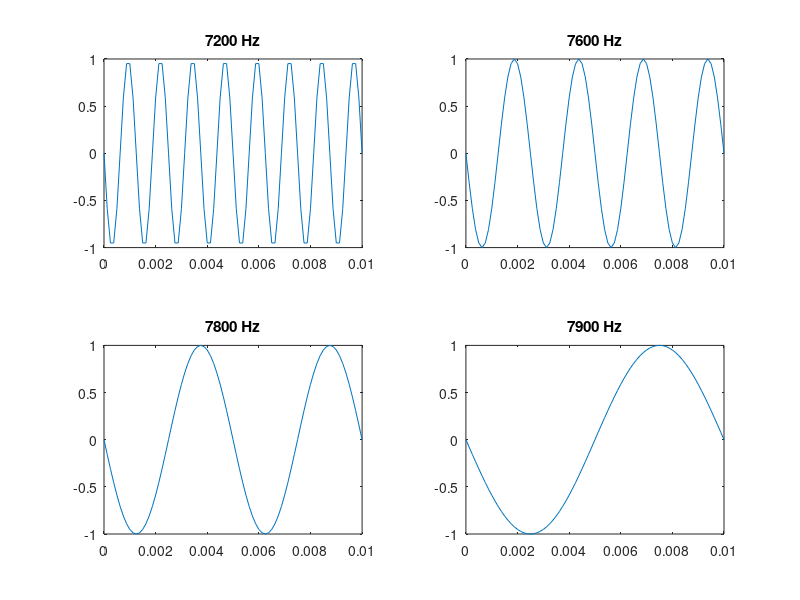

Write the MATLAB code that produced this figure.
clc; clear all;
% Sampling frequency and interval
fs = 8000;
Ts = 1/fs;

% Set time duration of plot, i.e., 10 msec.
tfinalplot = 10e-3;

% Make the time vector for the plot
nplot=0:Ts:tfinalplot;

% Make the time vector for replayed sound spurt
% Play the spurt for 2 seconds
tfinal = 2;
nsound=0:Ts:tfinal;

%vector for the four 2-second tone segments
xnT_concat = [];

frequencies = [7200 7600 7800 7900];

for i = 1:4
    % Use sinusoid frequency f = 7200, 7600, 7800, 7900 Hz
    f = frequencies(i);

    % Sample the sinusoid.
    xnT = sin(2*pi*f*nsound);
    xnT_concat = [xnT_concat xnT];
    
    % Make the plot
    my_title = [int2str(f) ' Hz'];
    subplot(2,2,i);
    plot(nplot, xnT(1:length(nplot)));
    title(my_title);
end

% Save xnT as a wav sound file, soundfile.wav.
audiowrite('soundfile_2.wav', xnT_concat, fs);

% Uncomment/edit this next line to save the graph.
exportgraphics(gcf, 'graph_3.jpg');
